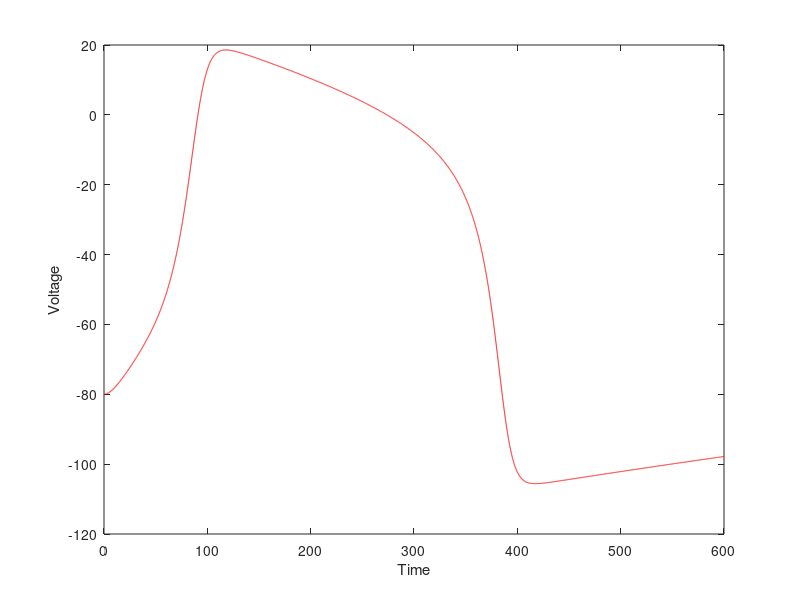

Here is the MATLAB script that generated this plot:
%%%%%%%%%%%%%%%%%%%%%%%%%%%%%%%%%%%%%%%%%%%%%%%%%%%%%%%%%%%%%%%%%%%%%%%%%%%
%           FitHugh-Nagumo Single Cell Model with Optogenetics            %
%                              Forward Euler                              %
%                                                                         %
%                        Program Name: fhn_sc_opto                        %
%                                                                         %
%                         History: Created 15/07                          %
%                                  Steady States 21/07                    %
%                                                                         %
%                                                                         %
%                       Author: Alix Vanpoperinghe                        %
%%%%%%%%%%%%%%%%%%%%%%%%%%%%%%%%%%%%%%%%%%%%%%%%%%%%%%%%%%%%%%%%%%%%%%%%%%%

% clear
% close all
% clc

%% FHN FULL OPTOGENETIC MODEL
% FHN PARAMETERS
epsilon = 0.01;                  % "abruptness" of excitation
a = 0.15;                        % threshold of excitation
b = 0.5;
c = 1;
d = 0;

% ChR2 CURRENT
g_chr = 0.75;                                        % conductance of ChR (val 0.4-0.75)
gamma = 0.1;                                         % ratio O1/O2 (val 0.05-0.1)
G = @(v) (10.6408 - 14.6408*exp(-v/42.7671))/v;      % voltage rectification function (NOT SURE ABOUT DIMENSIONS HERE)
% vol = @(v) 100*v - 80;
E_chr = 0;                                           % reversal potential of ChR (val -5 - +10 mV)

ichr = @(v,O1,O2) g_chr*(O1 + gamma*O2)*G(v)*(v-E_chr);     % ChR current

% FOUR-STATE MODEL PARAMETERS AND DEs
%k1 = @(F,p) ep1*F*p;
k1 = 0.369;                          % light-sensitive rate constant C1 to O1
%k2 = @(F,p) ep2*F*p;
k2 = 0.369;                          % light-sensitive rate constant C2 to O2
%F = sig_ret * blabla
%I = 10;                             % irradiance (values 0-10)
%lambda = 470;                       % (nm) wavelength of max absorption
%w_loss = 0.77;                      % scaling factor for loss of photons
%F = 0.00006*I*(lambda/w_loss);

% rate constants
Gd1 = 0.084;                        % O1 to C1   (val 0.084-0.11)
Gd2 = 0.1254;                       % O2 to C2   (val 0.025-0.1254)
Gr = 0.0004;                        % C2 to C1   (val 0.0004-0.0040)
e12 = 0.03;                         % O1 to O2   (val 0-0.03)
e21 = 0.008;                        % O2 to O1   (val 0.008-0.015)



dC1 = @(O1,C1,C2) Gr*C2 + Gd1*O1 - k1*C1;
dO1 = @(O1,O2,C1) k1*C1 - (Gd1 + e12)*O1 + e21*O2;
dO2 = @(O1,O2,C2) k2*C2 - (Gd2 + e21)*O2 + e12*O1;
dC2 = @(O2,C2) Gd2*O2 - (k2 + Gr)*C2;


% FHN DEs
Cm = 60;                           % (pF) 56.6 +/- 9.9 - Hotka et al.
Rm = 1/Cm;

dv = @(v,w,iapp,O1,O2) -v*(v-a)*(v-1) - w + iapp - Rm*ichr(v,O1,O2);       % fast
dw = @(v,w) epsilon*(b*v + d - c*w);                                       % slow

%% INTEGRATION SETUP
t_start = 0;                    % start time
dt = 0.01;                      % integration step size
t_step = 0.5;                   % recording step size



t_fin = 100;                    % end time
N = t_fin/dt;                   % number of grid points

t = linspace(t_start, t_fin, N);% storing time values


t_burst_start = 0;              % start time of Iapp burst
t_burst_fin = 2;                % end time of Iapp burst



%% STEADY STATE
 t_reach = 1000;
 delta = 0.01;
 M = t_reach/delta;

v = ones(M,1);
w = ones(M,1);
for s = 1:M-1
    v(s+1) = v(s) + delta*dv(v(s),w(s),0,0,0);
    w(s+1) = w(s) + delta*dw(v(s),w(s));
end
tspan = delta:delta:t_reach;

%% INITIAL CONDITIONS
v = v(end)*ones(N,1);
w = w(end)*ones(N,1);

C1 = ones(N,1);                     % assumed 100% of ChRs are in the C1 state
O1 = zeros(N,1);
O2 = zeros(N,1);
C2 = zeros(N,1);
iapp = zeros(N,1);

I_CHR2 = zeros(N,1);                % current tracker

%% FORWARD EULER
for it = 1:N-1
        v(it+1) = v(it) + dt*dv(v(it),w(it),iapp(it),O1(it),O2(it));
        w(it+1) = w(it) + dt*dw(v(it),w(it));
        C1(it+1) = C1(it) + dt*dC1(O1(it),C1(it),C2(it));
        O1(it+1) = O1(it) + dt*dO1(O1(it),O2(it),C1(it));
        O2(it+1) = O2(it) + dt*dO2(O1(it),O2(it),C2(it));
        C2(it+1) = C2(it) + dt*dC2(O2(it),C2(it));
        
        
        I_CHR2(it+1) = ichr(v(it+1),O1(it+1),O2(it+1));
	end


%% PLOTTING
vol = 100*v - 80;               % 80 - 87.3 mV (scaling)
tau = 6*t;                      % (scaling)
plot(tau, vol, 'r')
xlabel('Time'),ylabel('Voltage')




%%%%%%%%%%%%%%%%%%%%%%%%%%%%%%%%%%%%%%%%%%%%%%%%%%%%%%%%%%%%%%%%%%%%%%%%%%%

